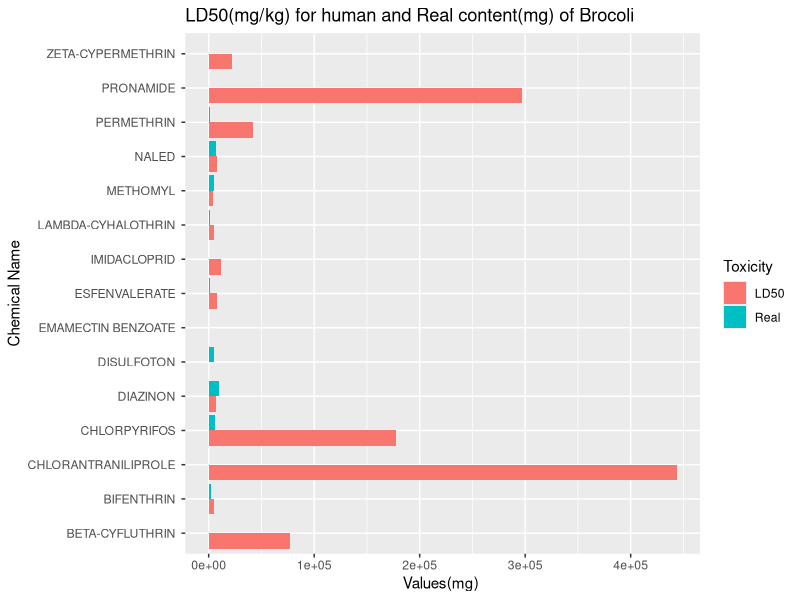
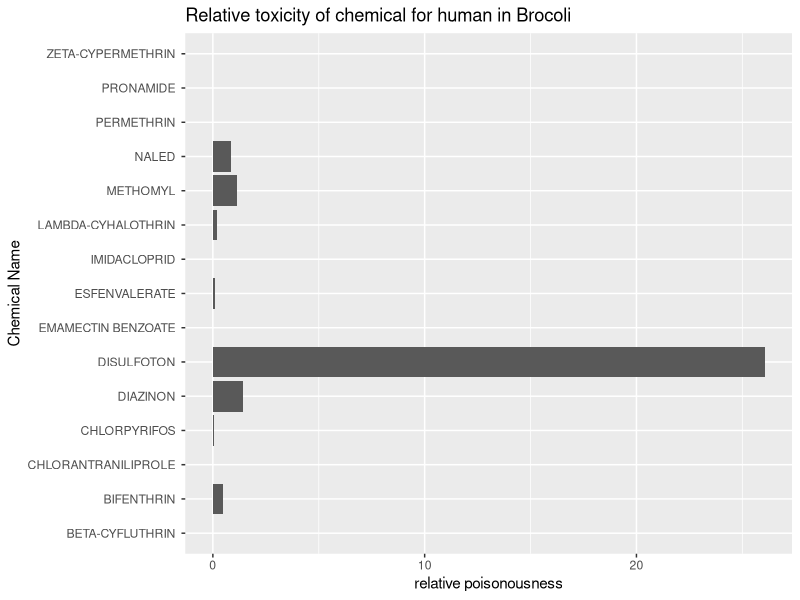
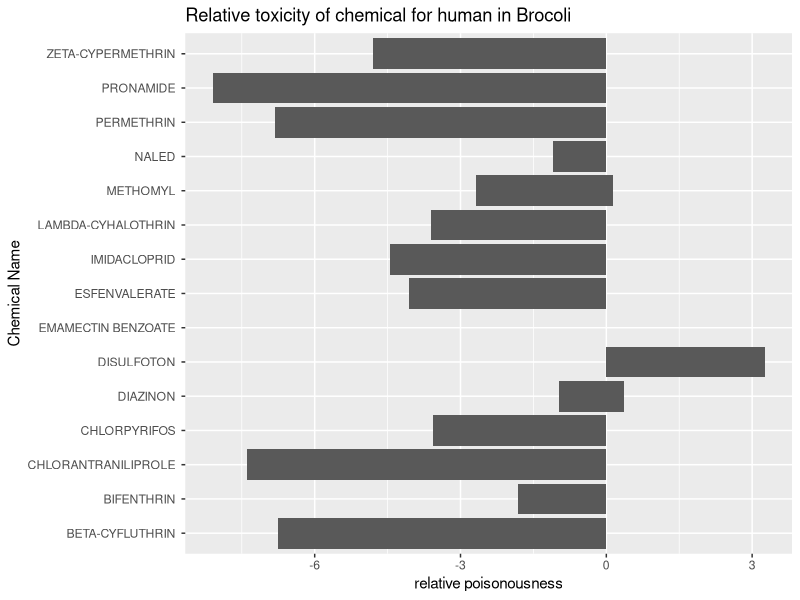
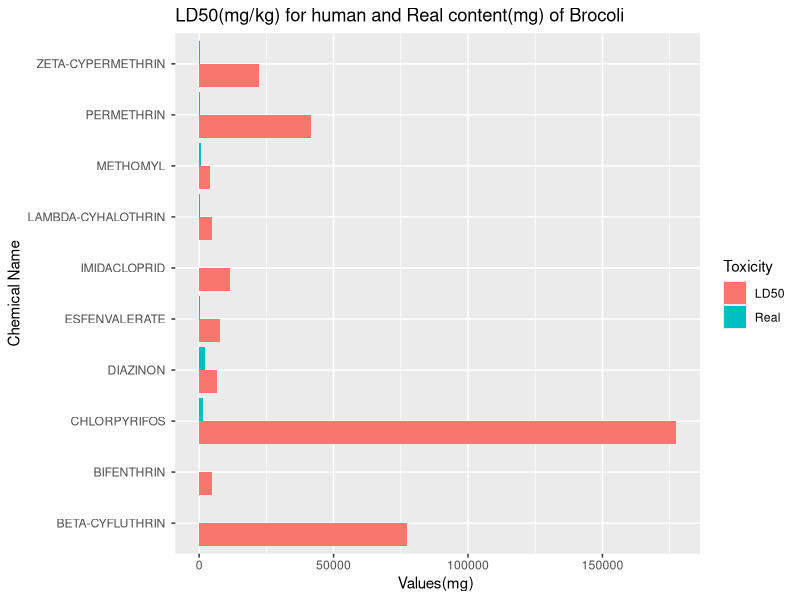
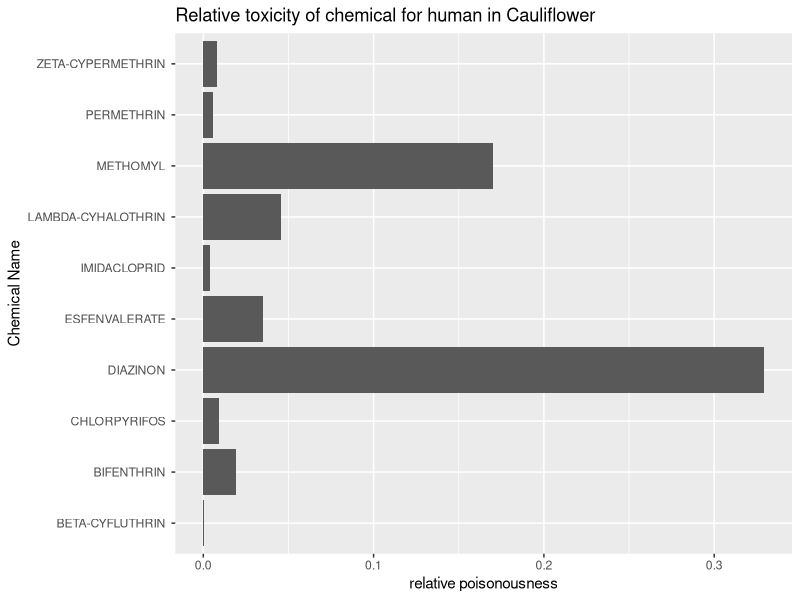
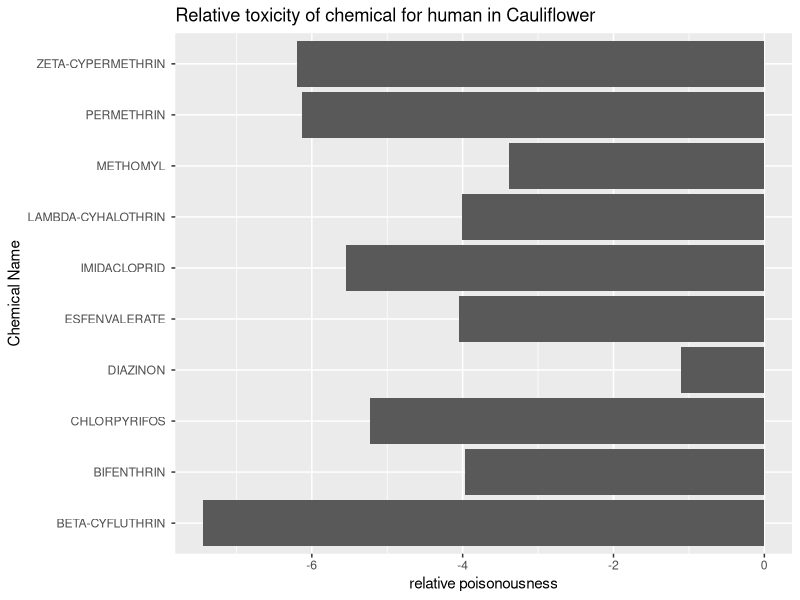

R code for these plots, in order:
## ---- chunk 1
library(tidyverse)
library(readxl)
library(stringr)
library(ggplot2)
## ---- chunk 2
chemical_tox <- read.csv("chemical_tox.csv")

veg_data3<-read.csv("veg_data3.csv")

veg_data3<-as.tibble(veg_data3)

veg_data3$Value <- as.numeric(veg_data3$Value)

# get the data with toxicity info in it

chemical_tox <- as.tibble(chemical_tox)

chemical_tox$X <- as.integer(chemical_tox$X)

chemical_tox$Name <- as.character(chemical_tox$Name)

chemical_tox$ID <- as.character(chemical_tox$ID)

chemical_tox <- chemical_tox %>% select(-ID)

chemical_tox$X <- chemical_tox$X*88.768027

broc <- veg_data3 %>% filter(label == "RESTRICTED USE CHEMICAL", Commodity == "BROCCOLI", Unit.of.Measurement==" MEASURED IN LB")

broc$Value <- as.numeric(broc$Value)

# change the unit of toxicity
broc$Value <- broc$Value*0.453592

broc <- left_join(broc,chemical_tox,by="Name")

broc <- rename(broc,Real=Value,LD50=X)

broc1 <- broc

broc <- broc %>% gather(Real , LD50 , key="Toxicity", value="value")

ggplot(broc, aes(x= Name, y=value )) + 
  geom_bar(stat="identity",position = "dodge",aes(fill=Toxicity)) + 
  labs(y = "Values(mg) ",x = "Chemical Name") +
  coord_flip()+
  labs(title="LD50(mg/kg) for human and Real content(mg) of Brocoli")
## ---- chunk 3
broc1 <- broc1 %>% mutate(tox = Real/LD50)

ggplot(broc1, aes(x= Name, y=tox )) + 
  geom_bar(stat="identity",position = "dodge") + 
  labs(y = "relative poisonousness",x = "Chemical Name") +
  coord_flip()+
  labs(title="Relative toxicity of chemical for human in Brocoli")
## ---- chunk 4
broc1 <- broc1 %>% mutate(tox = log(Real/LD50))

ggplot(broc1, aes(x= Name, y=tox )) + 
  geom_bar(stat="identity",position = "dodge") + 
  labs(y = "relative poisonousness",x = "Chemical Name") +
  coord_flip()+
  labs(title="Relative toxicity of chemical for human in Brocoli")
## ---- chunk 5
Caul <- veg_data3 %>% filter(label == "RESTRICTED USE CHEMICAL", Commodity == "CAULIFLOWER", Unit.of.Measurement==" MEASURED IN LB")

Caul$Value <- as.numeric(Caul$Value)

Caul$Value <- Caul$Value*0.453592

Caul <- left_join(Caul,chemical_tox,by="Name")

Caul <- rename(Caul,Real=Value,LD50=X)

Caul1 <- Caul

Caul <- Caul %>% gather(Real , LD50 , key="Toxicity", value="value")

#plot the Cauliflower 
ggplot(Caul, aes(x= Name, y=value )) + 
  geom_bar(stat="identity",position = "dodge",aes(fill=Toxicity)) + 
  labs(y = "Values(mg) ",x = "Chemical Name") +
  coord_flip()+
  labs(title="LD50(mg/kg) for human and Real content(mg) of Brocoli")
## ---- chunk 6
Caul1 <- Caul1 %>% mutate(tox = Real/LD50)

ggplot(Caul1, aes(x= Name, y=tox )) + 
  geom_bar(stat="identity",position = "dodge") + 
  labs(y = "relative poisonousness",x = "Chemical Name") +
  coord_flip()+
  labs(title="Relative toxicity of chemical for human in Cauliflower")
## ---- chunk 7
Caul1 <- Caul1 %>% mutate(tox = log(Real/LD50))

ggplot(Caul1, aes(x= Name, y=tox )) + 
  geom_bar(stat="identity",position = "dodge") + 
  labs(y = "relative poisonousness",x = "Chemical Name") +
  coord_flip()+
  labs(title="Relative toxicity of chemical for human in Cauliflower")
